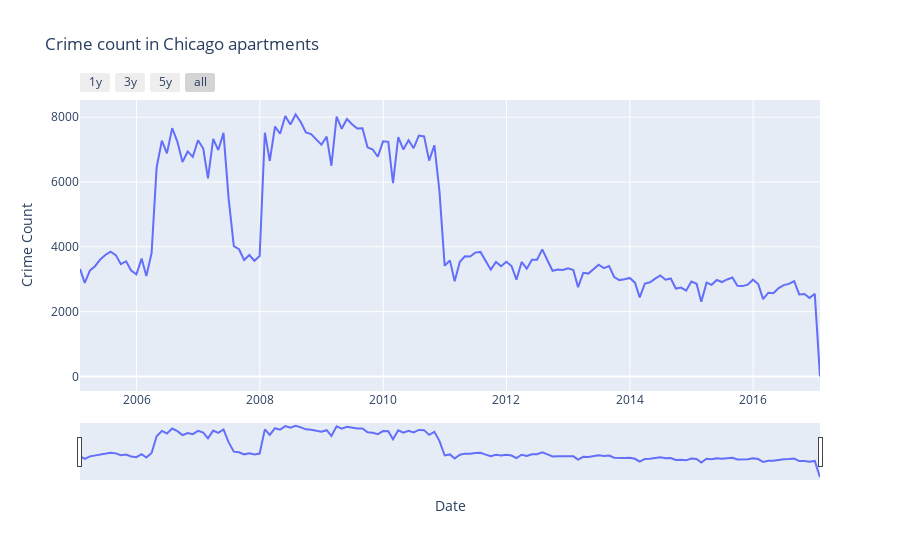

The code cell stored with this chart in its notebook:
### Code cell
# plot interactive slider chart
fig = px.line(ts_df_apartment, x='Date',y='Crime Count', title= 'Crime count in Chicago apartments')

fig.update_xaxes(
rangeslider_visible =True,
rangeselector=dict(
        buttons=list([
                dict(count=1,label="1y",step="year",stepmode="backward"),
                dict(count=2,label="3y",step="year",stepmode="backward"),
                dict(count=3,label="5y",step="year",stepmode="backward"),
                dict(step="all")
                    ])
                )
                )
fig.show()

### Figure 1 — Plotly figure (JSON) as saved in the notebook; plotly's stock layout.template omitted (floating-point values rounded to 4 significant figures; data arrays with more than 128 entries replaced by an {"elided": "..."} marker saying what was removed)
{"data": [{"hovertemplate": "Date=%{x}<br>Crime Count=%{y}<extra></extra>", "legendgroup": "", "line": {"color": "#636efa", "dash": "solid"}, "marker": {"symbol": "circle"}, "mode": "lines", "name": "", "orientation": "v", "showlegend": false, "type": "scatter", "x": {"elided": "145 str values"}, "xaxis": "x", "y": {"elided": "145 int values"}, "yaxis": "y"}], "layout": {"legend": {"tracegroupgap": 0}, "title": {"text": "Crime count in Chicago apartments"}, "xaxis": {"anchor": "y", "domain": [0, 1], "rangeselector": {"buttons": [{"count": 1, "label": "1y", "step": "year", "stepmode": "backward"}, {"count": 2, "label": "3y", "step": "year", "stepmode": "backward"}, {"count": 3, "label": "5y", "step": "year", "stepmode": "backward"}, {"step": "all"}]}, "rangeslider": {"visible": true}, "title": {"text": "Date"}}, "yaxis": {"anchor": "x", "domain": [0, 1], "title": {"text": "Crime Count"}}}}
